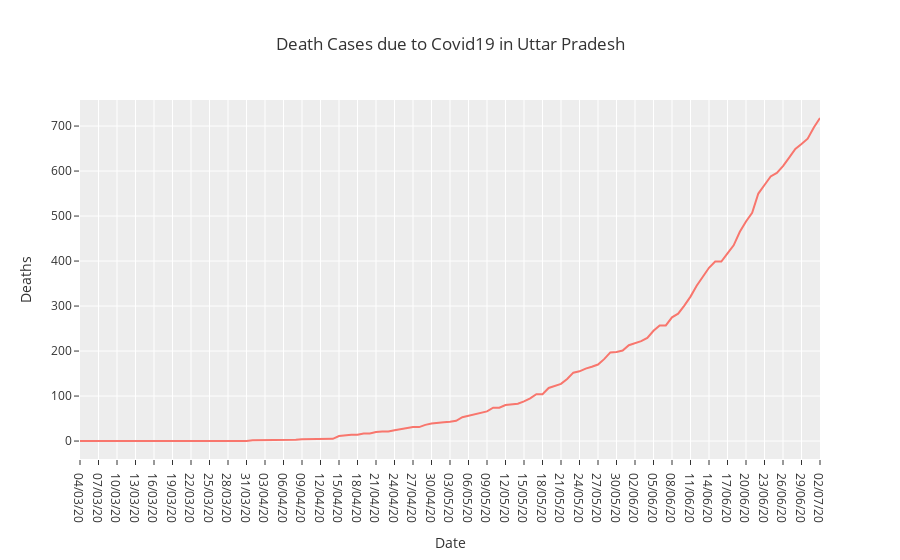

Notebook code cell kept with this figure:
### Markdown cell above
### Visualisation for Death Cases in Uttar Pradesh due to Covid19

### Code cell
UP=covid1[covid1['State/UnionTerritory']=='Uttar Pradesh']
fig = px.line(UP, x="Date", y="Deaths", title='Death Cases due to Covid19 in Uttar Pradesh')
fig.show()

### Figure 1 — Plotly figure (JSON) as saved in the notebook; plotly's stock layout.template omitted (floating-point values rounded to 4 significant figures)
{"data": [{"hovertemplate": "Date=%{x}<br>Deaths=%{y}<extra></extra>", "legendgroup": "", "line": {"color": "#F8766D", "dash": "solid"}, "mode": "lines", "name": "", "orientation": "v", "showlegend": false, "type": "scatter", "x": ["04/03/20", "05/03/20", "06/03/20", "07/03/20", "08/03/20", "09/03/20", "10/03/20", "11/03/20", "12/03/20", "13/03/20", "14/03/20", "15/03/20", "16/03/20", "17/03/20", "18/03/20", "19/03/20", "20/03/20", "21/03/20", "22/03/20", "23/03/20", "24/03/20", "25/03/20", "26/03/20", "27/03/20", "28/03/20", "29/03/20", "30/03/20", "31/03/20", "01/04/20", "02/04/20", "03/04/20", "04/04/20", "05/04/20", "06/04/20", "07/04/20", "08/04/20", "09/04/20", "10/04/20", "11/04/20", "12/04/20", "13/04/20", "14/04/20", "15/04/20", "16/04/20", "17/04/20", "18/04/20", "19/04/20", "20/04/20", "21/04/20", "22/04/20", "23/04/20", "24/04/20", "25/04/20", "26/04/20", "27/04/20", "28/04/20", "29/04/20", "30/04/20", "01/05/20", "02/05/20", "03/05/20", "04/05/20", "05/05/20", "06/05/20", "07/05/20", "08/05/20", "09/05/20", "10/05/20", "11/05/20", "12/05/20", "13/05/20", "14/05/20", "15/05/20", "16/05/20", "17/05/20", "18/05/20", "19/05/20", "20/05/20", "21/05/20", "22/05/20", "23/05/20", "24/05/20", "25/05/20", "26/05/20", "27/05/20", "28/05/20", "29/05/20", "30/05/20", "31/05/20", "01/06/20", "02/06/20", "03/06/20", "04/06/20", "05/06/20", "06/06/20", "07/06/20", "08/06/20", "09/06/20", "10/06/20", "11/06/20", "12/06/20", "13/06/20", "14/06/20", "15/06/20", "16/06/20", "17/06/20", "18/06/20", "19/06/20", "20/06/20", "21/06/20", "22/06/20", "23/06/20", "24/06/20", "25/06/20", "26/06/20", "27/06/20", "28/06/20", "29/06/20", "30/06/20", "01/07/20", "02/07/20"], "xaxis": "x", "y": [0, 0, 0, 0, 0, 0, 0, 0, 0, 0, 0, 0, 0, 0, 0, 0, 0, 0, 0, 0, 0, 0, 0, 0, 0, 0, 0, 0, 2, 2, 2, 2, 2, 3, 3, 3, 4, 4, 4, 5, 5, 5, 11, 13, 14, 14, 17, 17, 20, 21, 21, 24, 26, 29, 31, 31, 36, 39, 41, 42, 43, 45, 53, 56, 60, 62, 66, 74, 74, 80, 82, 83, 88, 95, 104, 104, 118, 123, 127, 138, 152, 155, 161, 165, 170, 182, 197, 198, 201, 213, 217, 222, 229, 245, 257, 257, 275, 283, 301, 321, 345, 365, 385, 399, 399, 417, 435, 465, 488, 507, 550, 569, 588, 596, 611, 630, 649, 660, 672, 697, 718], "yaxis": "y"}], "layout": {"legend": {"tracegroupgap": 0}, "title": {"text": "Death Cases due to Covid19 in Uttar Pradesh"}, "xaxis": {"anchor": "y", "domain": [0, 1], "title": {"text": "Date"}}, "yaxis": {"anchor": "x", "domain": [0, 1], "title": {"text": "Deaths"}}}}
